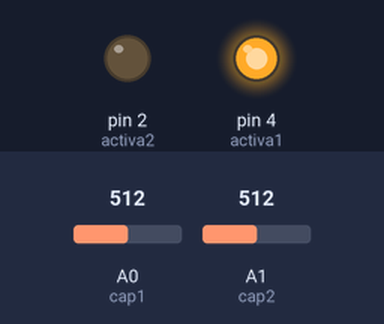
Simulated run of this sketch. Board: Arduino Uno, built with avr-gcc and run on an emulated ATmega328P. On the bench: output pins drawn as LEDs (lit = HIGH). The test bench sets the inputs (shaded band); at power-on: A1 (cap2) = 512, A0 (cap1) = 512.

Above: at 1.2 s.
1.3 s: A1 (cap2) set to 408
2.8 s: A1 (cap2) set to 383
At 3.9 s:
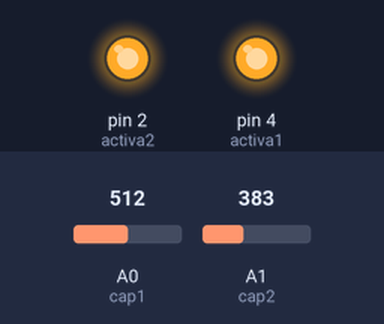
4.3 s: A0 (cap1) set to 588
5.8 s: A0 (cap1) set to 619
At 6.4 s:
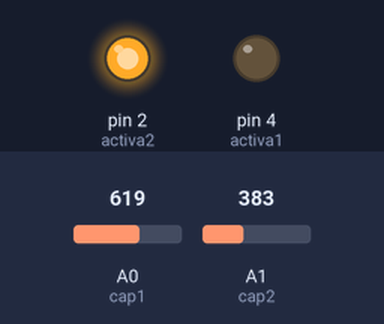
7.3 s: A1 (cap2) set to 587
8.8 s: A1 (cap2) set to 618
At 9.7 s:
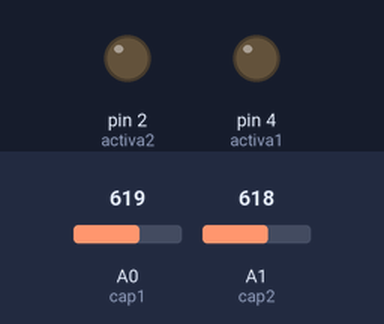
Timing chart, 0 to 11.3 s (numbered marks = the images above; inputs shaded):
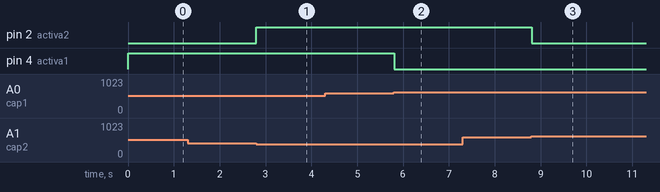

The sketch:

prueba_con_2_capacitores.ino
```cpp
  int cap1= A0;
  int cap2= A1;
  int tresvoltios=600;
  int unvoltio=600;
  int minimo=400;
  int activa1=4;
  int activa2=2;
  int sensorValueC1=0;
  int sensorValueC2=0;
void setup() {
  // put your setup code here, to run once:
   pinMode(activa1, OUTPUT);
   pinMode(activa2, OUTPUT);
    digitalWrite(activa1,HIGH);
}

void loop() {
  // put your main code here, to run repeatedly:
  sensorValueC1 = analogRead(cap1);
  sensorValueC2 = analogRead(cap2);
  if(sensorValueC1>tresvoltios){
    digitalWrite(activa1,LOW);
  }
  if(sensorValueC2<minimo){
    digitalWrite(activa2,HIGH);
  }
  if(sensorValueC2>unvoltio){
    digitalWrite(activa2,LOW);
  }
  delay(10);
}
```

Measured:
- the behaviour switches between 400 and 399 on A1 (cap2) (found by bisection; images 0 and 1)
- the behaviour switches between 600 and 601 on A0 (cap1) (found by bisection; images 1 and 2)
- the behaviour switches between 600 and 601 on A1 (cap2) (found by bisection; images 2 and 3)
- after the input at 1.3 s, every drawn part: stays the same
- after the input at 2.8 s, pin 2 (activa2): LOW → HIGH at once
- after the input at 4.3 s, every drawn part: stays the same
- after the input at 5.8 s, pin 4 (activa1): HIGH → LOW at once
- after the input at 7.3 s, every drawn part: stays the same
- after the input at 8.8 s, pin 2 (activa2): HIGH → LOW at once
